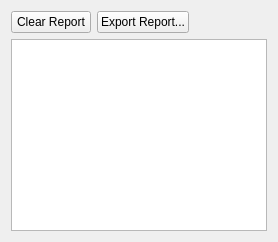
<?xml version="1.0" encoding="UTF-8"?>
<ui version="4.0">
 <class>ReportsWidget</class>
 <widget class="QWidget" name="ReportsWidget">
  <layout class="QVBoxLayout" name="verticalLayout">
   <item>
    <layout class="QHBoxLayout" name="horizontalLayout">
     <item>
      <widget class="QPushButton" name="pushButtonClear">
       <property name="text">
        <string>Clear Report</string>
       </property>
      </widget>
     </item>
     <item>
      <widget class="QPushButton" name="pushButtonExport">
       <property name="text">
        <string>Export Report...</string>
       </property>
       <property name="icon">
        <iconset resource="../../../resources/resources.qrc">
         <normaloff>:/icons/icons8-save-16.png</normaloff>:/icons/icons8-save-16.png</iconset>
       </property>
      </widget>
     </item>
     <item>
      <spacer name="horizontalSpacer">
       <property name="orientation">
        <enum>Qt::Horizontal</enum>
       </property>
       <property name="sizeHint" stdset="0">
        <size>
         <width>40</width>
         <height>20</height>
        </size>
       </property>
      </spacer>
     </item>
    </layout>
   </item>
   <item>
    <widget class="QTextEdit" name="textEdit"/>
   </item>
  </layout>
 </widget>
 <resources>
  <include location="../../../resources/resources.qrc"/>
 </resources>
 <connections/>
</ui>
